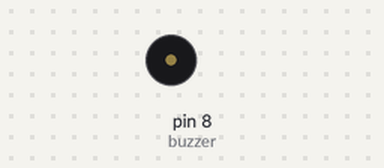
Simulated run of this sketch. Board: Arduino Uno, built with avr-gcc and run on an emulated ATmega328P. Shown: buzzer (waves = sounding).

Above: at 2.2 s.
Timing chart, 0 to 3.0 s (numbered marks = the images above):
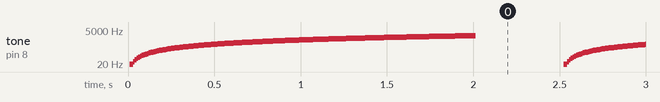

The sketch:

passive-buzzer.ino
```cpp
const int buzzer = 8;

void setup() {}

void loop() {
  for (int freq = 0; freq <= 2000; freq += 10) {
    tone(buzzer, freq);
    delay(10);
  }
  noTone(buzzer);
  delay(500);
}
```

Measured:
- by itself, tone on pin 8 (buzzer): plays 10 Hz for 0.01 s, 20 Hz for 0.01 s, 30 Hz for 0.01 s, 40 Hz for 0.01 s, 50 Hz for 0.01 s, 60 Hz for 0.01 s … (7955 notes in this stretch)
